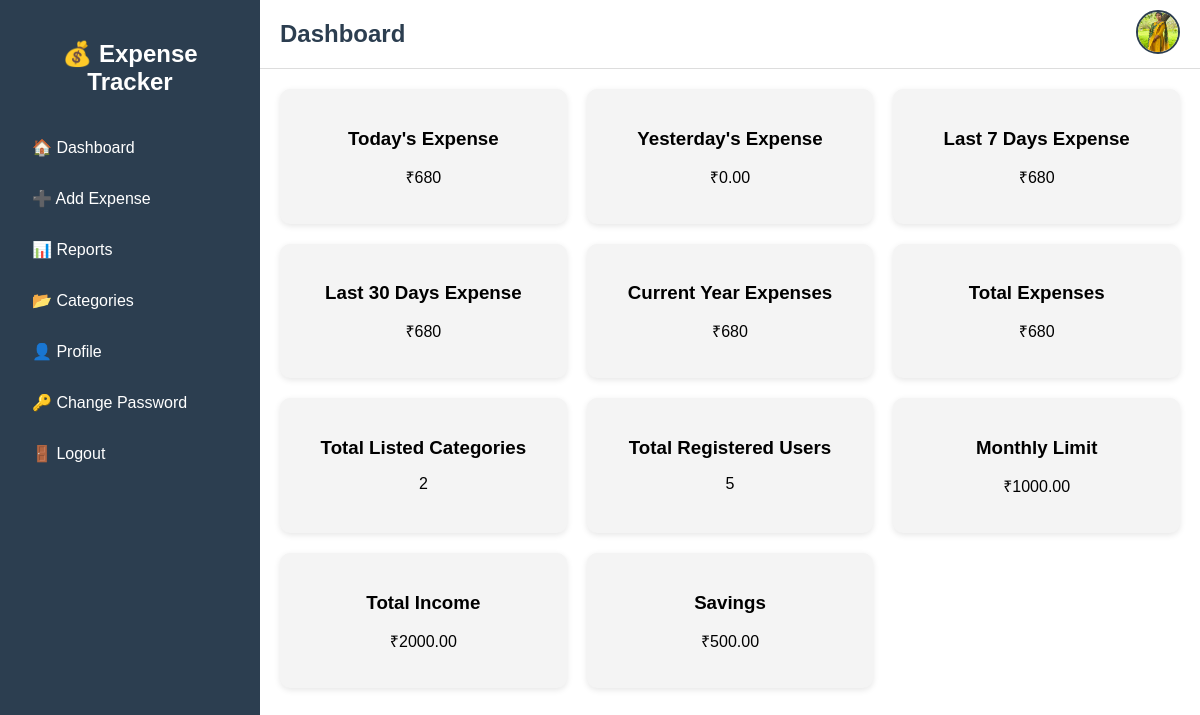
/dashboard/ (signed in), run on the app's committed database.
### mainapp/models.py (models this page shows, shortened)
class UserProfile(models.Model):
    user = models.OneToOneField(User, on_delete=models.CASCADE)
    image = models.ImageField(upload_to='profile_pics/', blank=True, null=True)
    phone = models.CharField(max_length=15, blank=True, null=True)
    address = models.TextField(blank=True, null=True)
    total_amount = models.DecimalField(max_digits=12, decimal_places=2, blank=True, null=True)
    savings = models.DecimalField(max_digits=12, decimal_places=2, blank=True, null=True)
    monthly_limit = models.DecimalField(max_digits=12, decimal_places=2, blank=True, null=True)

### mainapp/views.py (the view)
# urls.py: path('dashboard/', views.dashboard, name='dashboard'),
@login_required
def dashboard(request):
    expenses = Expense.objects.filter(user=request.user).order_by('-date')
    today = now().date()
    yesterday = today - timedelta(days=1)
    last_7_days = today - timedelta(days=7)
    last_30_days = today - timedelta(days=30)
    today_expense = expenses.filter(date__date=today).aggregate(total=Sum('amount'))['total'] or 0
    yesterday_expense = expenses.filter(date__date=yesterday).aggregate(total=Sum('amount'))['total'] or 0
    last_7_days_expense = expenses.filter(date__date__gte=last_7_days).aggregate(total=Sum('amount'))['total'] or 0
    last_30_days_expense = expenses.filter(date__date__gte=last_30_days).aggregate(total=Sum('amount'))['total'] or 0
    current_year_expense = expenses.filter(date__year=today.year).aggregate(total=Sum('amount'))['total'] or 0
    total_expenses = expenses.aggregate(total=Sum('amount'))['total'] or 0
    profile = UserProfile.objects.filter(user=request.user).first()
    context = {
        'today_expense': today_expense,
        'yesterday_expense': yesterday_expense,
        'last_7_days_expense': last_7_days_expense,
        'last_30_days_expense': last_30_days_expense,
        'current_year_expense': current_year_expense,
        'total_expenses': total_expenses,
        'categories_count': expenses.values('category').distinct().count(),
        'users_count': User.objects.count(),
        'profile': profile,
    }
    return render(request, 'dashboard.html', context)

### mainapp/templates/dashboard.html (shortened to what this page needs)
{% load static %}
<!DOCTYPE html>
<html lang="en">
<head>
</head>
<body>
<div class="sidebar">
  <h2>💰 Expense Tracker</h2>
  <a href="{% url 'dashboard' %}">🏠 Dashboard</a>
  <a href="{% url 'add_expense' %}">➕ Add Expense</a>
  <a href="{% url 'reports' %}">📊 Reports</a>
  <a href="{% url 'category' %}">📂 Categories</a>
  <a href="{% url 'profile' %}">👤 Profile</a>
  <a href="{% url 'change_password' %}">🔑 Change Password</a>
  <a href="{% url 'logout' %}">🚪 Logout</a>
</div>
<div class="main">
  <div class="navbar">
    <h2>Dashboard</h2>
    <div class="profile-dropdown">
      {% if profile.image %}
        <img src="{{ profile.image.url }}" alt="Profile" class="profile-pic" onclick="toggleMenu()">
      {% else %}
        <img src="{% static 'images/default-avatar.png' %}" alt="Profile" class="profile-pic" onclick="toggleMenu()">
      {% endif %}
    </div>
  </div>
  <div class="content">
    <div class="cards">
      <div class="card"><h3>Today's Expense</h3><p>₹{{ today_expense|default:"0.00" }}</p></div>
      <div class="card"><h3>Yesterday's Expense</h3><p>₹{{ yesterday_expense|default:"0.00" }}</p></div>
      <div class="card"><h3>Last 7 Days Expense</h3><p>₹{{ last_7_days_expense|default:"0.00" }}</p></div>
      <div class="card"><h3>Last 30 Days Expense</h3><p>₹{{ last_30_days_expense|default:"0.00" }}</p></div>
      <div class="card"><h3>Current Year Expenses</h3><p>₹{{ current_year_expense|default:"0.00" }}</p></div>
      <div class="card"><h3>Total Expenses</h3><p>₹{{ total_expenses|default:"0.00" }}</p></div>
      <div class="card"><h3>Total Listed Categories</h3><p>{{ categories_count }}</p></div>
      <div class="card"><h3>Total Registered Users</h3><p>{{ users_count }}</p></div>
      <div class="card"><h3>Monthly Limit</h3><p>₹{{ profile.monthly_limit|default:"0.00" }}</p></div>
      <div class="card"><h3>Total Income</h3><p>₹{{ profile.total_amount|default:"0.00" }}</p></div>
      <div class="card"><h3>Savings</h3><p>₹{{ profile.savings|default:"0.00" }}</p></div>
    </div>
  </div>
</div>
</body>
</html>

### mainapp/templates/dashboard.html (style rules this page uses)
body { margin:0; font-family:Arial; display:flex; height:100vh; }
.sidebar { width:220px; background:#2c3e50; color:white; height:100vh; padding:20px; }
.sidebar h2 { text-align:center; margin-bottom:30px; }
.sidebar a { display:block; padding:12px; margin:8px 0; color:white; text-decoration:none; border-radius:6px; }
.main { flex:1; display:flex; flex-direction:column; }
.navbar { background:#fff; padding:10px 20px; display:flex; justify-content:space-between; align-items:center; border-bottom:1px solid #ddd; }
.navbar h2 { margin:0; color:#2c3e50; }
.profile-dropdown { position:relative; }
.profile-pic { width:40px; height:40px; border-radius:50%; cursor:pointer; object-fit:cover; border:2px solid #2c3e50; }
.content { padding:20px; overflow:auto; flex:1; }
.cards { display:grid; grid-template-columns:repeat(auto-fit, minmax(250px, 1fr)); gap:20px; }
.card { background:#f4f4f4; padding:20px; border-radius:10px; text-align:center; box-shadow:0 2px 6px rgba(0,0,0,0.1); }
.card h3 { margin-bottom:10px; }

### data on the page
UserProfile: image (picture), monthly_limit "1000.00", total_amount "2000.00", savings "500.00"

### other printed values
{{ today_expense|default:"0.00" }} "680"
{{ yesterday_expense|default:"0.00" }} "0.00"
{{ last_7_days_expense|default:"0.00" }} "680"
{{ last_30_days_expense|default:"0.00" }} "680"
{{ current_year_expense|default:"0.00" }} "680"
{{ total_expenses|default:"0.00" }} "680"
{{ categories_count }} "2"
{{ users_count }} "5"
